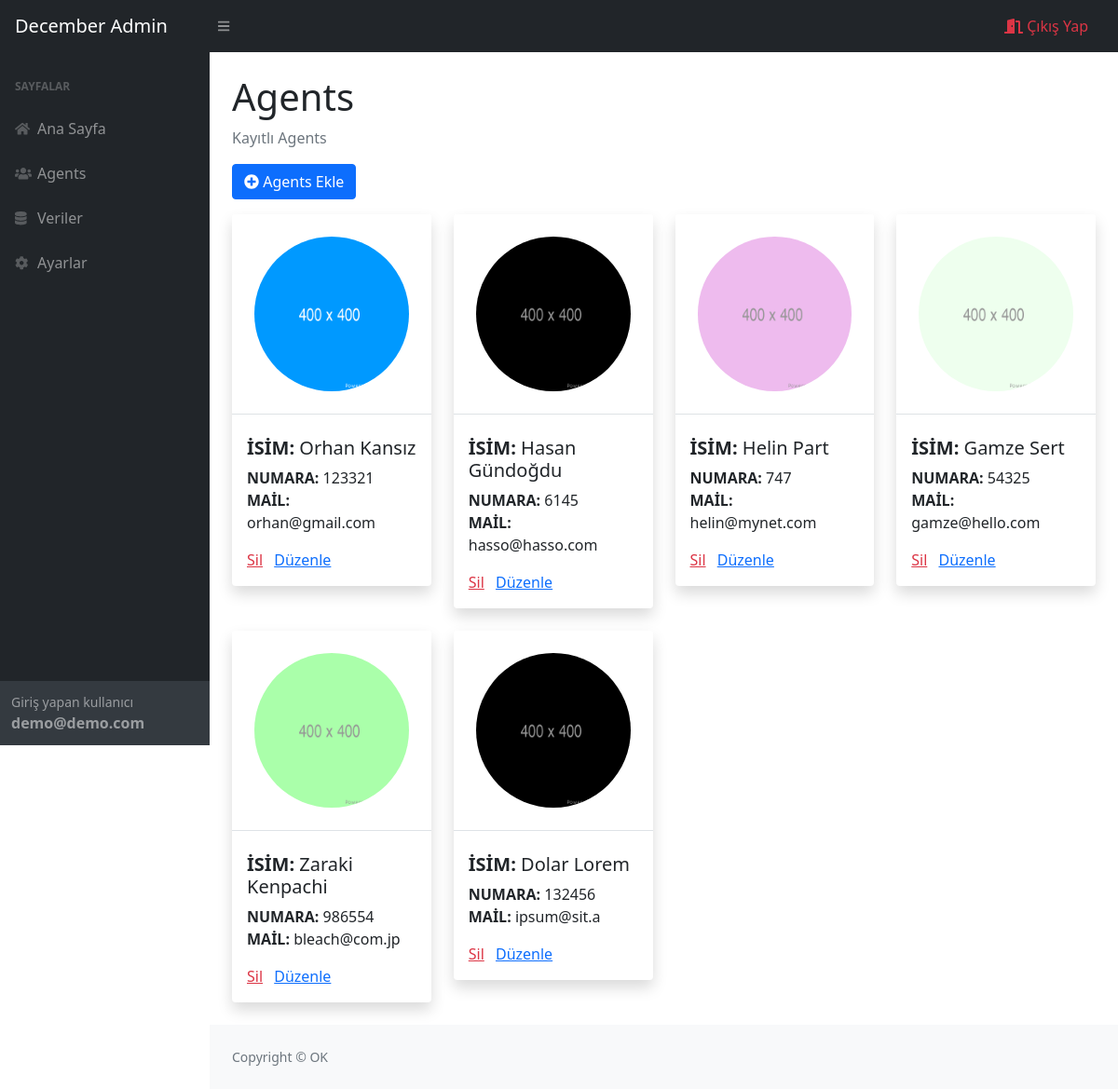
The app's page /agents.php (signed in) with its own data.
### tables this page shows
CREATE TABLE `agents` (
  `id` int(11) NOT NULL,
  `name` varchar(250) NOT NULL,
  `image` varchar(256) NOT NULL,
  `number` int(6) NOT NULL,
  `password` int(12) NOT NULL,
  `email` varchar(128) NOT NULL,
  `popup` tinyint(1) NOT NULL
);

### agents.php (the view, shortened to what this page needs)
<?php
require __DIR__ . '/config/db.php';
require __DIR__ . '/components/header.php';
$stmt = $db->prepare("select * from agents");
$stmt->execute();
$result = $stmt->fetchAll(PDO::FETCH_ASSOC);
?>
<main>
    <div class="container mx-auto px-4">
        <h1 class="mt-4">Agents</h1>
        <ol class="breadcrumb">
            <li class="breadcrumb-item active">Kayıtlı Agents</li>
        </ol>
        <div class="my-3">
            <button class="btn btn-primary" data-bs-toggle="modal" data-bs-target="#exampleModal"><i class="fas fa-plus-circle"></i> Agents Ekle</button>
        </div>
        <div class="row">
            <?php
            foreach ($result as $item) : ?>
                <div class="col-md-3 mb-4">
                    <div class="card shadow border-0">
                        <div class="card-header bg-white border-0 p-4 border-bottom border-lisht">
                            <img src="/assets/img/users/<?php echo $item['image'] == "no-image.png" ? "no-image.png" : $item['image']?>" class="rounded-pill img-fluid" alt="...">
                        </div>
                        <div class="card-body">
                            <h5 class="card-title mt-2"><strong>İSİM:</strong> <?php echo $item['name'] ?></h5>
                            <span class="text-lead subtitle"><strong>NUMARA:</strong> <?php echo $item['number'] ?></span>
                            <p class="card-text"><strong>MAİL:</strong> <?php echo $item['email'] ?></p>
                            <a href="controllers/del_agent.php?agent_id=<?php echo $item['id'] ?>&image=<?php echo $item['image'] ?>" class="link-danger">Sil</a>
                            <span class="px-1"></span>
                            <a href="/edit_agent.php?agent_id=<?php echo $item['id'] ?>" class="link-primary">Düzenle</a>
                        </div>
                    </div>
                </div>
            <?php endforeach; ?>
        </div>
    </div>
</main>
<?php
require __DIR__ . '/components/footer.php'
?>

### components/header.php (shortened to what this page needs)
<!DOCTYPE html>
<html lang="tr">
<head>
    <link href="https://cdn.jsdelivr.net/npm/simple-datatables@latest/dist/style.css" rel="stylesheet" />
    <link href="/assets/css/styles.css" rel="stylesheet" />
</head>
<body class="sb-nav-fixed">
    <nav class="sb-topnav navbar navbar-expand navbar-dark bg-dark">
        <a class="navbar-brand ps-3" href="/index.php">December Admin</a>
        <button class="btn btn-link btn-sm order-1 order-lg-0 me-4 me-lg-0" id="sidebarToggle" href="#!">
            <i class="fas fa-bars"></i>
        </button>
        <ul class="navbar-nav ms-auto ms-md-0 me-3 me-lg-4">
            <li class="nav-item dropdown">
                <a class="nav-link text-danger" id="navbarDropdown" href="/logout.php"><i class="fas fa-door-open"></i> Çıkış Yap</a>
            </li>
        </ul>
    </nav>
    <div id="layoutSidenav">
        <?php
        require __DIR__ . '/sidebar.php'
        ?>
        <div id="layoutSidenav_content">

### components/sidebar.php
<div id="layoutSidenav_nav">
    <nav class="sb-sidenav accordion sb-sidenav-dark" id="sidenavAccordion">
        <div class="sb-sidenav-menu">
            <div class="nav">
                <div class="sb-sidenav-menu-heading">Sayfalar</div>
                <a class="nav-link" href="/index.php">
                    <div class="sb-nav-link-icon">
                        <i class="fas fa-home"></i>
                    </div>
                    Ana Sayfa
                </a>
                <a class="nav-link" href="/agents.php">
                    <div class="sb-nav-link-icon">
                        <i class="fas fa-users"></i>
                    </div>
                    Agents
                </a>
                <a class="nav-link" href="/datas.php">
                    <div class="sb-nav-link-icon">
                        <i class="fas fa-database"></i>
                    </div>
                    Veriler
                </a>
                <a class="nav-link" href="/settings.php">
                    <div class="sb-nav-link-icon">
                        <i class="fas fa-cog"></i>
                    </div>
                    Ayarlar
                </a>
            </div>
        </div>
        <div class="sb-sidenav-footer">
            <div class="small">Giriş yapan kullanıcı</div>
            <strong><?php echo $_SESSION['user'] ?></strong>
        </div>
    </nav>
</div>

### components/footer.php (shortened to what this page needs)
<footer class="py-4 bg-light mt-auto">
    <div class="container-fluid px-4">
        <div class="d-flex align-items-center justify-content-between small">
            <div class="text-muted">Copyright &copy; OK</div>
        </div>
    </div>
</footer>
</div>
</div>
</body>
</html>

### records on screen
agents: image (picture), name "Orhan Kansız", number "123321", email "orhan@gmail.com"
agents: name "Hasan Gündoğdu", number "6145", email "hasso@hasso.com"
agents: image (picture), name "Helin Part", number "747", email "helin@mynet.com"
agents: image (picture), name "Gamze Sert", number "54325", email "gamze@hello.com"
agents: image (picture), name "Zaraki Kenpachi", number "986554", email "bleach@com.jp"
agents: name "Dolar Lorem", number "132456", email "ipsum@sit.a"

### other values on screen
$_SESSION['user'] "demo@demo.com"
